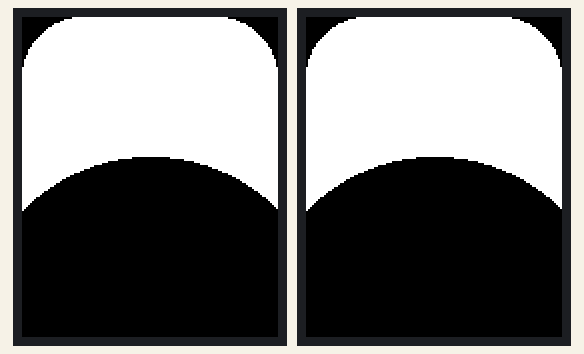
Recording of a sketch running on a simulated ESP32. Parts: 2 × 128×160 colour display.

Above: at 0.5 s.
At 5.6 s:
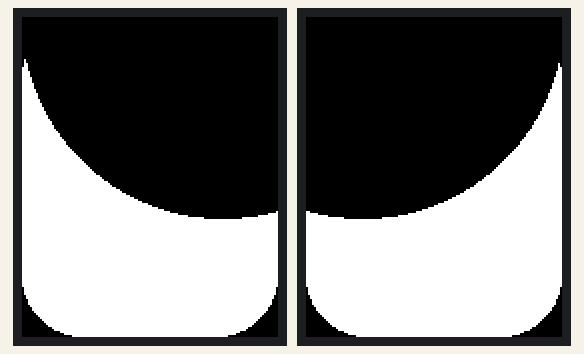
At 10.6 s:
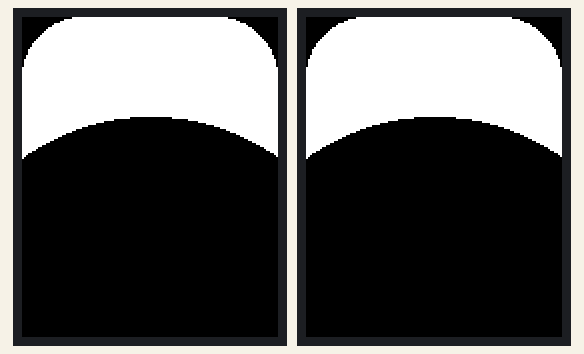
At 15.7 s:
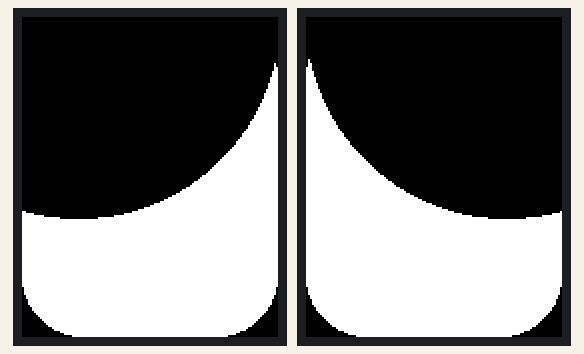

Measured:
- by itself, everything shown: repeats every 20.3 s, in 4 steps
- what the display in image 1 shows lasts 5.1 s, from 5.5 s to 10.6 s

The sketch:

Eyes.ino
```cpp
#include <SPI.h>
#include <Adafruit_GFX.h>
#include <Adafruit_ST7735.h>

// TFT screen pins

 //right eye
#define TFT_CS   27
#define TFT_RST  12
#define TFT_DC   25
#define TFT_SCLK 14
#define TFT_MOSI 13  // sda in the screen

// left eye
#define TFT_CS1   5
#define TFT_RST1  4
#define TFT_DC1   2
#define TFT_SCLK1 18
#define TFT_MOSI1 23

Adafruit_ST7735 tft = Adafruit_ST7735(TFT_CS, TFT_DC, TFT_MOSI, TFT_SCLK, TFT_RST); // right eye
Adafruit_ST7735 tft1 = Adafruit_ST7735(TFT_CS1, TFT_DC1, TFT_MOSI1, TFT_SCLK1, TFT_RST1); // left eye
// Define colors
#define BLACK      ST77XX_BLACK
#define WHITE      ST77XX_WHITE
#define RED        ST77XX_RED
#define BABY_BLUE  0x4C9A  // Slightly darker baby blue
int eyeColor = WHITE;
int pupilColor = BLACK;
void setup() {
  Serial.begin(9600);
  tft.initR(INITR_BLACKTAB);
  tft.fillScreen(BLACK);
  tft1.initR(INITR_BLACKTAB);
  tft1.fillScreen(BLACK);

   tft.fillRoundRect(0, 0, 128, 160, 30, eyeColor);
   tft1.fillRoundRect(0, 0, 128, 160, 30, eyeColor);
}

void drawSadEye() {
// Left Eye (Slanted)
  //tft1.fillTriangle(20, 0, 20, 160, 120, 160, eyeColor);  // Slanted rectangle effect
  tft1.fillRoundRect(0, 0, 128, 160, 30, eyeColor);
 tft1.fillCircle(28, 0, 100, pupilColor);
  //tft.fillCircle(55, 65, 6, pupilColor);  // Pupil

  // Right Eye (Slanted)
 // tft.fillTriangle(120, 160, 20, 160, 120, 0, eyeColor);
 tft.fillRoundRect(0, 0, 128, 160, 30, eyeColor);
 tft.fillCircle(100, 0, 100, pupilColor);
  // Angry Eyebrows (Red & Slanted)
  //tft.drawLine(30, 50, 70, 40, RED);  // Left eyebrow
  //tft.drawLine(90, 40, 130, 50, RED);  // Right eyebrow
}
void drawHappyEye(){
  //left
   tft1.fillRoundRect(0, 0, 128, 160, 30, eyeColor);
  tft1.fillCircle(64, 160, 90, pupilColor);

  //right
  tft.fillRoundRect(0, 0, 128, 160, 30, eyeColor);
  tft.fillCircle(64, 160, 90, pupilColor);
}

void noramlEyes(){
  tft1.fillRoundRect(0, 0, 128, 160, 30, eyeColor);
  tft.fillRoundRect(0, 0, 128, 160, 30, eyeColor);
}

void drawExitedEye(){
  tft1.fillRoundRect(0, 0, 128, 160, 30, eyeColor);
  tft1.fillCircle(64, 160, 110, pupilColor);

  //right
  tft.fillRoundRect(0, 0, 128, 160, 30, eyeColor);
  tft.fillCircle(64, 160, 110, pupilColor);
}
void Angry(){
  tft1.fillRoundRect(0, 0, 128, 160, 30, eyeColor);
  tft1.fillCircle(100, 0, 100, pupilColor);

  tft.fillRoundRect(0, 0, 128, 160, 30, eyeColor);
  tft.fillCircle(28, 0, 100, pupilColor);
}


void loop(){
 //drawSadEye();

  drawHappyEye();
  delay(5000);
  //noramlEyes();
  //delay(1000);
  drawSadEye();
  delay(5000);
  drawExitedEye();
  delay(5000);
  Angry();
  delay(5000);
}
```
